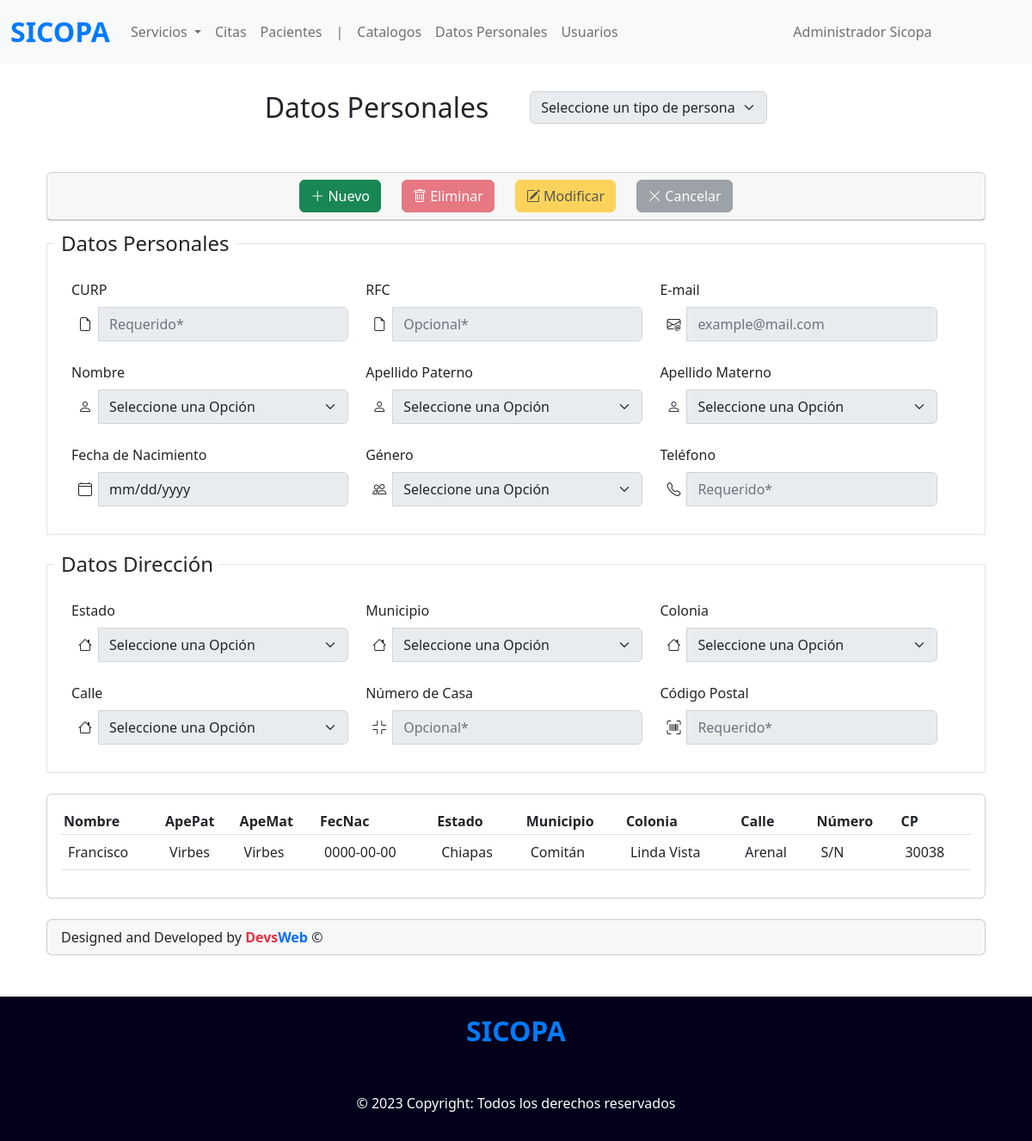
/datos-personales (signed in), run on the app's committed database.
### tables this page shows
CREATE TABLE mPersona(
	CvPerson INT PRIMARY KEY AUTO_INCREMENT NOT NULL ,
    
	CvTipPerson INT, 
    
    Curp VARCHAR(20),
    Rfc VARCHAR(20),
    Email VARCHAR(30),
    CvNombre INT, 
    CvApePat INT, 
    CvApeMat INT, 
    FecNac DATE,
    CvGenero INT, 
    Telefono VARCHAR(15),

    CvEstado INT,
    CvMunicipio INT,
    CvColonia INT,
    CvCalle INT,
    Numero VARCHAR(10), 
    Cp INT,    
    
    FOREIGN KEY (CvTipPerson) REFERENCES cTipPerson(CvTipPerson),
    
    FOREIGN KEY (CvNombre) REFERENCES cNombre(CvNombre),
    FOREIGN KEY (CvApePat) REFERENCES cApellido(CvApellido),
    FOREIGN KEY (CvApeMat) REFERENCES cApellido(CvApellido),
    FOREIGN KEY (CvGenero) REFERENCES cGenero(CvGenero),
    
    FOREIGN KEY (CvEstado) REFERENCES cEstado(CvEstado),
    FOREIGN KEY (CvMunicipio) REFERENCES cMunicipio(CvMunicipio),
    FOREIGN KEY (CvColonia) REFERENCES cColonia(CvColonia),
    FOREIGN KEY (CvCalle) REFERENCES cCalle(CvCalle)
);

CREATE TABLE cNombre    (CvNombre    INT PRIMARY KEY AUTO_INCREMENT NOT NULL,  DsNombre    VARCHAR(30));

CREATE TABLE cApellido  (CvApellido  INT PRIMARY KEY AUTO_INCREMENT NOT NULL,  DsApellido  VARCHAR(30));

CREATE TABLE cEstado    (CvEstado    INT PRIMARY KEY AUTO_INCREMENT NOT NULL,  DsEstado    VARCHAR(30));

CREATE TABLE cMunicipio (CvMunicipio INT PRIMARY KEY AUTO_INCREMENT NOT NULL,  DsMunicipio VARCHAR(30));

CREATE TABLE cColonia   (CvColonia   INT PRIMARY KEY AUTO_INCREMENT NOT NULL,  DsColonia   VARCHAR(30));

CREATE TABLE cCalle     (CvCalle     INT PRIMARY KEY AUTO_INCREMENT NOT NULL,  DsCalle     VARCHAR(30));

### index.php (called while the page is built, shortened)
<?php
require_once 'controllers/datperson.controller.php';
require_once 'models/datperson.model.php';
include 'views/templates/layout.php';

### models/connection.php (called while the page is built)
<?php
class Conexion {
    static public function conectar() {
        $link = new PDO('mysql:host=localhost;dbname=sicopa', 'root', '');
        $link -> exec('set names utf8');
        return $link;
    }
}

### models/datperson.model.php (called while the page is built, shortened)
<?php
require_once 'connection.php';
class ModelPersonalData {
    public static function getDataTable() {
        $sql = "SELECT persona.CvPerson, nombre.DsNombre 'Nombre', apepat.DsApellido 'ApePat', apemat.DsApellido 'ApeMat', persona.FecNac, estado.DsEstado 'Estado', municipio.DsMunicipio 'Municipio', colonia.DsColonia 'Colonia', calle.DsCalle 'Calle', persona.Numero, persona.Cp
                FROM cnombre nombre, capellido apepat, capellido apemat, mpersona persona, cestado estado, cmunicipio municipio, ccolonia colonia, ccalle calle
                WHERE
                persona.CvNombre = nombre.CvNombre AND
                persona.CvApePat = apepat.CvApellido AND
                persona.CvApeMat = apemat.CvApellido AND
                persona.CvEstado = estado.CvEstado AND
                persona.CvMunicipio = municipio.CvMunicipio AND
                persona.CvColonia = colonia.CvColonia AND
                persona.CvCalle = calle.CvCalle";
        $stmt = Conexion::conectar() -> prepare($sql);
        $stmt -> execute();
        return $stmt -> fetchAll();
    }
}

### controllers/datperson.controller.php (called while the page is built, shortened)
<?php
class ControllerPersonalData {
    public static function getDataTable() {
        return ModelPersonalData::getDataTable();
    }
}

### views/modules/datos-personales.php (the view, shortened to what this page needs)
<div class="container">
    <div class="mt-3 d-flex justify-content-center gap-5">
        <div class="mt-3 mb-5">
            <h2>Datos Personales</h2>
        </div>
        <div class="mt-3">
            <select name="TipPerson" id="TipPerson" aria-label="Default select example" class="form-select">
                <option value="0" class="option" selected>Seleccione un tipo de persona</option>
            </select>
        </div>
    </div>
    <section class="container">
        <div class="card">
            <div class="card-header d-flex justify-content-center gap-4">
                <button type="button" class="btn btn-success" id="nuevo" data-bs-toggle="modal" data-bs-target="#add_data" disabled><i class="bi bi-plus-lg"></i> Nuevo</button>
                <button type="button" class="btn btn-danger" id="eliminar"><i class="bi bi-trash"></i> Eliminar</button>
                <button type="button" class="btn btn-warning" id="modificar" data-bs-toggle="modal" data-bs-target="#edit_data"><i class="bi bi-pencil-square"></i> Modificar</button>
                <button type="button" class="btn btn-secondary" id="cancelar"><i class="bi bi-x-lg"></i> Cancelar</button>
            </div>
        </div>
        <div class="card-body">
            <form>
                <fieldset class="border p-2">
                    <legend class="float-none w-auto p-2">Datos Personales</legend>
                    <div class="componentes">
                        <label class="form-label">CURP</label>
                        <div class="input-group">
                            <span class="input-group-addon my-2 mx-2"><i class="bi bi-file-earmark"></i></i></span>
                            <input name="curp" id="curp" placeholder="Requerido*" class="form-control" type="text" maxlength="18" onkeyup="javascript:this.value=this.value.toUpperCase();">
                        </div>
                    </div>
                    <div class="componentes">
                        <label class="form-label">RFC</label>
                        <div class="input-group">
                            <span class="input-group-addon my-2 mx-2"><i class="bi bi-file-earmark"></i></i></span>
                            <input name="rfc" id="rfc" placeholder="Opcional*" class="form-control" type="text" maxlength="13" onkeyup="javascript:this.value=this.value.toUpperCase();">
                        </div>
                    </div>
                    <div class="componentes" style="margin-bottom: 10px;">
                        <label class="form-label">E-mail</label>
                        <div class="input-group">
                            <span class="input-group-addon my-2 mx-2"><i class="bi bi-envelope-at"></i></span>
                            <input name="email" id="email" placeholder="example@mail.com" class="form-control" type="email" required>
                        </div>
                    </div>
                    <br><br><br><br>
                    <div class="componentes">
                        <label class="form-label">Nombre</label>
                        <div class="input-group">
                            <span class="input-group-addon my-2 mx-2"><i class="bi bi-person"></i></span>
                            <select name="nombre" id="nombre" class="form-select">
                                <option value="0" disabled selected>Seleccione una Opción</option>
                            </select>
                        </div>
                    </div>
                    <div class="componentes">
                        <label class="form-label">Apellido Paterno</label>
                        <div class="input-group">
                            <span class="input-group-addon my-2 mx-2"><i class="bi bi-person"></i></i></span>
                            <select name="ApePat" id="ApePat" class="form-select">
                                <option disabled selected value="0">Seleccione una Opción</option>
                            </select>
                        </div>
                    </div>
                    <div class="componentes">
                        <label class="form-label">Apellido Materno</label>
                        <div class="input-group">
                            <span class="input-group-addon my-2 mx-2"><i class="bi bi-person"></i></i></span>
                            <select name="ApeMat" id="ApeMat" class="form-select">
                                <option disabled selected value="0">Seleccione una Opción</option>
                            </select>
                        </div>
                    </div>
                    <br><br><br><br>
                    <div class="componentes">
                        <label class="form-label">Fecha de Nacimiento</label>
                        <div class="input-group">
                            <span class="input-group-addon my-2 mx-2"><i class="bi bi-calendar4"></i></span>
                            <input name="fecha" id="fecha" class="form-control" type="date" required>
                        </div>
                    </div>
                    <div class="componentes">
                        <label class="form-label">Género</label>
                        <div class="input-group">
                            <span class="input-group-addon my-2 mx-2"><i class="bi bi-people"></i></span>
                            <select name="genero" id="genero" class="form-select">
                                <option value="0" disabled selected>Seleccione una Opción</option>
                            </select>
                        </div>
                    </div>
                    <div class="componentes">
                        <label class="form-label">Teléfono</label>
                        <div class="input-group">
                            <span class="input-group-addon my-2 mx-2"><i class="bi bi-telephone"></i></span>
                            <input name="telefono" id="telefono" placeholder="Requerido*" class="form-control" type="text" maxlength="10" pattern="\x2b[0-9]+" required>
                        </div>
                    </div>
                    <br><br><br><br>
                </fieldset>
                <fieldset class="border p-2 content-personal mt-2">
                    <legend class="float-none w-auto p-2">Datos Dirección</legend>
                    <div class="componentes">
                        <label class="form-label">Estado</label>
                        <div class="input-group">
                            <span class="input-group-addon my-2 mx-2"><i class="bi bi-house"></i></span>
                            <select name="estado" id="estado" class="form-select">
                                <option value="0" disabled selected>Seleccione una Opción</option>
                            </select>
                        </div>
                    </div>
                    <div class="componentes">
                        <label class="form-label">Municipio</label>
                        <div class="input-group">
                            <span class="input-group-addon my-2 mx-2"><i class="bi bi-house"></i></span>
                            <select name="municipio" id="municipio" class="form-select">
                                <option value="0" disabled selected>Seleccione una Opción</option>
                            </select>
                        </div>
                    </div>
                    <div class="componentes">
                        <label class="form-label">Colonia</label>
                        <div class="input-group">
                            <span class="input-group-addon my-2 mx-2"><i class="bi bi-house"></i></span>
                            <select name="colonia" id="colonia" class="form-select">
                                <option value="0" disabled selected>Seleccione una Opción</option>
                            </select>
                        </div>
                    </div>
                    <br><br><br><br>
                    <div class="componentes">
                        <label class="form-label">Calle</label>
                        <div class="input-group">
                            <span class="input-group-addon my-2 mx-2"><i class="bi bi-house"></i></span>
                            <select name="calle" id="calle" class="form-select">
                                <option value="0" disabled selected>Seleccione una Opción</option>
                            </select>
                        </div>
                    </div>
                    <div class="componentes">
                        <label class="form-label">Número de Casa</label>
                        <div class="input-group">
                            <span class="input-group-addon my-2 mx-2"><i class="bi bi-fullscreen-exit"></i></span>
                            <input name="numero" id="numero" placeholder="Opcional*" class="form-control" type="text" maxlength="6">
                        </div>
                    </div>
                    <div class="componentes">
                        <label class="form-label">Código Postal</label>
                        <div class="input-group">
                            <span class="input-group-addon my-2 mx-2"><i class="bi bi-upc-scan"></i></span>
                            <input name="cp" id="cp" placeholder="Requerido*" class="form-control" type="text" maxlength="5" required>
                        </div>
                    </div>
                    <br><br><br><br>
                </fieldset>
            </form>
        </div>
        <div class="card mt-4">
            <div class="card-body">
                <div class="table-responsive">
                    <table class="table table-hover">
                        <thead>
                            <tr>
                                <th class="columna">Nombre</th>
                                <th class="columna">ApePat</th>
                                <th class="columna">ApeMat</th>
                                <th class="columna">FecNac</th>
                                <th class="columna">Estado</th>
                                <th class="columna">Municipio</th>
                                <th class="columna">Colonia</th>
                                <th class="columna">Calle</th>
                                <th class="columna">Número</th>
                                <th class="columna">CP</th>
                            </tr>
                        </thead>
                        <tbody>
                            <?php
                            $data = ControllerPersonalData::getDataTable();
                            foreach ($data as $key => $value) {
                                echo '
                                        <tr class="filasTablita" id="' . $value['CvPerson'] . '" onclick="selectRow(this.id);">
                                            <td>' . $value['Nombre'] . '</td>
                                            <td>' . $value['ApePat'] . '</td>
                                            <td>' . $value['ApeMat'] . '</td>
                                            <td>' . $value['FecNac'] . '</td>
                                            <td>' . $value['Estado'] . '</td>
                                            <td>' . $value['Municipio'] . '</td>
                                            <td>' . $value['Colonia'] . '</td>
                                            <td>' . $value['Calle'] . '</td>
                                            <td>' . $value['Numero'] . '</td>
                                            <td>' . $value['Cp'] . '</td>
                                        </tr>
                                    ';
                            }
                            ?>
                        </tbody>
                    </table>
                </div>
            </div>
        </div>
        <div class="card card-footer mt-4 rounded">
            <p class="m-0">Designed and Developed by <b class="text-danger">Devs</b><b class="text-primary">Web</b> &copy;</p>
        </div>
    </section>
</div>

### views/css/mtto.css (style rules this page uses)
.componentes { float: left; width: 30%; height: 50px; margin-left: 20px; }
.option { background-color: #ccc; color: rgb(49, 49, 49) !important; }
.columna { padding: 3px !important; }

### data on the page
mpersona: CvNombre.DsNombre "Francisco", CvApePat.DsApellido "Virbes", FecNac "0000-00-00", CvEstado.DsEstado "Chiapas", CvMunicipio.DsMunicipio "Comitán", CvColonia.DsColonia "Linda Vista", CvCalle.DsCalle "Arenal", Numero "S/N", Cp "30038"

### other printed values
$_SESSION["nombre"] "Administrador"
$_SESSION["apellidos"] "Sicopa"
